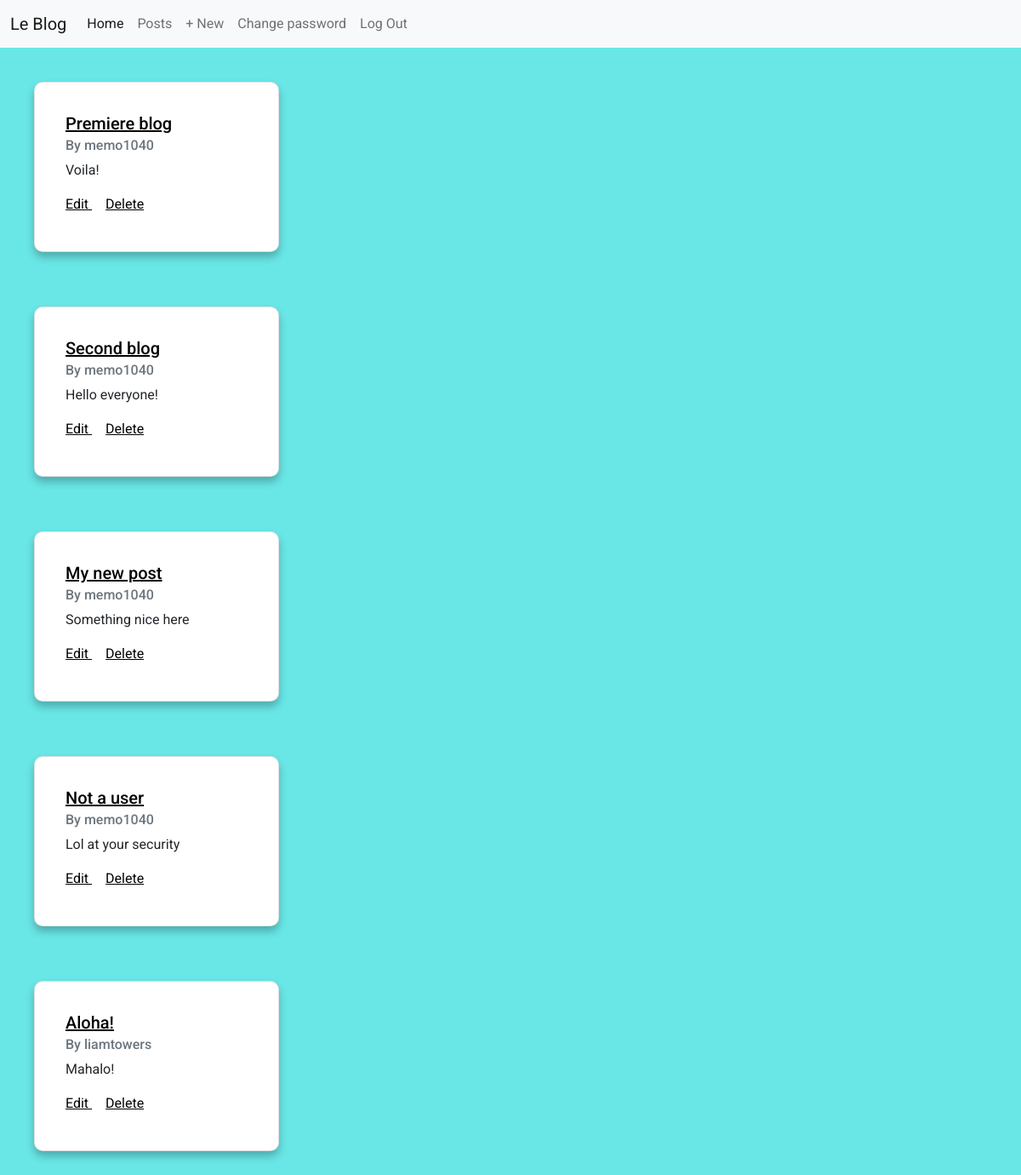
Page /blog/ (signed in) on the committed database.
### blog/models.py (models this page shows, shortened)
class Post(models.Model):
    title = models.CharField(max_length=200)
    body = models.TextField()
    author = models.ForeignKey(
        'auth.User',
        on_delete = models.CASCADE
    )

### blog/views.py (the view)
# urls.py: path('blog/', BlogListView.as_view(), name='blog_list'),
class BlogListView(ListView):
    model = Post
    template_name = "blog_list.html"

### templates/blog_list.html (shortened to what this page needs)
{% extends 'base.html' %}
{% block content %}
    <div>
        {% for post in post_list %}
        <div class="card" style="width: 18rem;">
            <div class="card-body">
                <h5 class="card-title">
                    <a href="{% url 'blog_detail' post.id %}">
                        {{post.title }}
                    </a>
                </h5>
                <h6 class="card-subtitle mb-2 text-muted">By {{ post.author }}</h6>
                <p class="card-text">{{ post.body|truncatechars:50 }}</p>
                <a href="{% url 'blog_edit' post.id %}" class="card-link">
                    Edit
                </a>
                <a href="{% url 'blog_delete' post.id %}" class="card-link">
                    Delete
                </a>
            </div>
        </div><br />
        {% endfor %}
    </div>
{% endblock content %}

### static/css/base.css (style rules this page uses)
body { font-family: 'Roboto', sans-serif; background-color: rgb(105, 230, 230); }
a { color: black; }
.card { margin: 20px; padding: 20px; width: 500px; min-height: 200px; display: grid; grid-template-rows: 20px 50px 1fr 50px; border-radius: 10px; box-shadow: 0px 6px 10px rgba(0, 0, 0, 0.25); transition: all 0.2s; }

### rows in the picture
Post: title "Premiere blog", author "memo1040", body "Voila!"
Post: title "Second blog", author "memo1040", body "Hello everyone!"
Post: title "My new post", author "memo1040", body "Something nice here"
Post: title "Not a user", author "memo1040", body "Lol at your security"
Post: title "Aloha!", author "liamtowers", body "Mahalo!"
